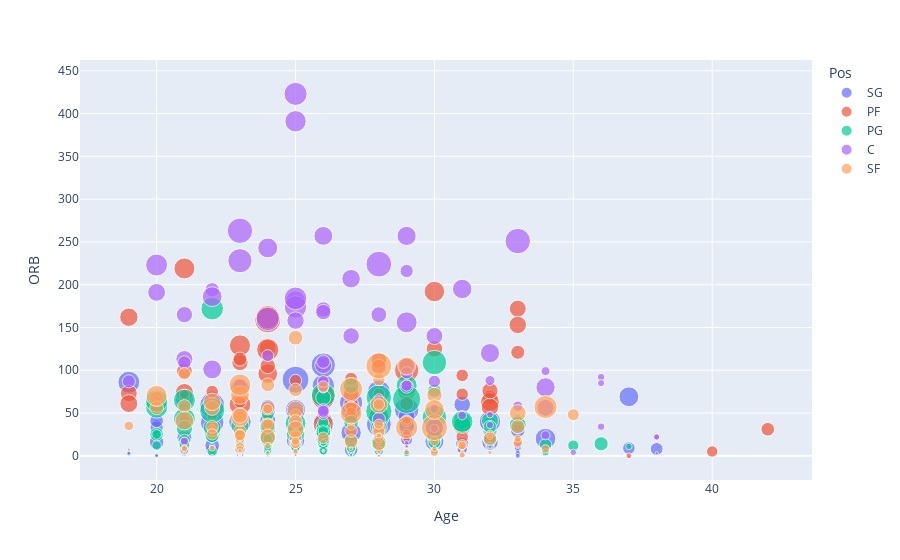

The cell this chart's notebook holds for it:
### Markdown cell above
We now check if the players become less offensive or defensive as they grow old.

### Code cell
# Taking only those players whose positon was fixed. 
df_drop_multipos=df[df['Pos'].isin(['SG','PF','PG','C','SF'])]
# scatter ploting for the remaining data
fig = px.scatter(df_drop_multipos, x="Age", y="ORB", color="Pos", size='FG',hover_data=['DRB'])
fig.show()

### Figure 1 — Plotly figure (JSON) as saved in the notebook; plotly's stock layout.template omitted (floating-point values rounded to 4 significant figures; data arrays with more than 128 entries replaced by an {"elided": "..."} marker saying what was removed)
{"data": [{"customdata": {"elided": "165x1 int values"}, "hovertemplate": "Pos=SG<br>Age=%{x}<br>ORB=%{y}<br>FG=%{marker.size}<br>DRB=%{customdata[0]}<extra></extra>", "legendgroup": "SG", "marker": {"color": "#636efa", "size": {"elided": "165 int values"}, "sizemode": "area", "sizeref": 2.107, "symbol": "circle"}, "mode": "markers", "name": "SG", "orientation": "v", "showlegend": true, "type": "scatter", "x": {"elided": "165 int values"}, "xaxis": "x", "y": {"elided": "165 int values"}, "yaxis": "y"}, {"customdata": {"elided": "132x1 int values"}, "hovertemplate": "Pos=PF<br>Age=%{x}<br>ORB=%{y}<br>FG=%{marker.size}<br>DRB=%{customdata[0]}<extra></extra>", "legendgroup": "PF", "marker": {"color": "#EF553B", "size": {"elided": "132 int values"}, "sizemode": "area", "sizeref": 2.107, "symbol": "circle"}, "mode": "markers", "name": "PF", "orientation": "v", "showlegend": true, "type": "scatter", "x": {"elided": "132 int values"}, "xaxis": "x", "y": {"elided": "132 int values"}, "yaxis": "y"}, {"customdata": [[49], [192], [162], [13], [197], [82], [51], [312], [280], [16], [69], [26], [144], [71], [47], [24], [49], [52], [44], [5], [52], [51], [10], [41], [47], [196], [199], [135], [324], [71], [10], [61], [140], [91], [168], [52], [30], [96], [261], [127], [105], [22], [175], [2], [53], [79], [452], [100], [14], [11], [3], [109], [15], [94], [62], [264], [1], [109], [171], [139], [102], [37], [111], [240], [49], [8], [41], [23], [303], [157], [103], [54], [75], [271], [8], [0], [86], [84], [2], [37], [146], [109], [158], [159], [163], [252], [82], [56], [75], [86], [69], [229], [59], [43], [16], [171], [46], [209], [107], [275], [210], [262], [197], [246], [179], [525], [123], [79], [44], [122], [15], [90], [13], [291], [146], [309], [101], [81], [38], [698], [212], [198], [86], [112], [237]], "hovertemplate": "Pos=PG<br>Age=%{x}<br>ORB=%{y}<br>FG=%{marker.size}<br>DRB=%{customdata[0]}<extra></extra>", "legendgroup": "PG", "marker": {"color": "#00cc96", "size": [38, 187, 318, 10, 185, 161, 82, 194, 470, 5, 55, 23, 264, 236, 148, 88, 45, 64, 51, 11, 56, 46, 25, 21, 77, 308, 490, 204, 632, 98, 6, 92, 366, 179, 215, 101, 55, 153, 505, 116, 88, 28, 341, 6, 74, 92, 843, 132, 16, 12, 3, 170, 55, 115, 105, 604, 8, 194, 441, 217, 171, 46, 185, 226, 99, 11, 88, 38, 681, 238, 180, 58, 109, 304, 8, 4, 163, 161, 2, 71, 220, 100, 282, 346, 330, 513, 169, 74, 95, 114, 213, 302, 96, 69, 27, 179, 91, 175, 363, 258, 295, 659, 257, 457, 519, 540, 278, 157, 121, 205, 22, 176, 17, 204, 246, 731, 245, 92, 50, 630, 260, 242, 127, 115, 525], "sizemode": "area", "sizeref": 2.107, "symbol": "circle"}, "mode": "markers", "name": "PG", "orientation": "v", "showlegend": true, "type": "scatter", "x": [22, 24, 31, 22, 21, 34, 30, 30, 29, 19, 22, 28, 22, 26, 26, 26, 37, 27, 27, 27, 23, 27, 27, 27, 24, 31, 31, 25, 30, 28, 28, 28, 25, 32, 24, 23, 34, 25, 21, 28, 28, 28, 20, 23, 23, 26, 29, 35, 24, 24, 24, 32, 32, 32, 22, 26, 24, 20, 28, 26, 26, 26, 22, 27, 27, 27, 27, 26, 28, 30, 30, 30, 33, 32, 25, 28, 28, 28, 28, 24, 26, 20, 30, 23, 22, 21, 27, 26, 20, 21, 36, 33, 24, 24, 24, 24, 25, 32, 30, 24, 28, 22, 27, 25, 20, 22, 21, 21, 21, 30, 23, 30, 31, 30, 24, 28, 28, 24, 29, 30, 24, 26, 26, 26, 20], "xaxis": "x", "y": [11, 27, 41, 2, 54, 13, 11, 76, 82, 9, 5, 5, 25, 28, 15, 13, 11, 6, 5, 0, 14, 19, 3, 16, 20, 36, 40, 22, 45, 6, 0, 6, 26, 20, 19, 16, 4, 13, 43, 41, 32, 9, 57, 1, 10, 19, 66, 12, 6, 4, 2, 39, 12, 27, 5, 71, 2, 25, 45, 34, 19, 15, 23, 39, 10, 1, 9, 4, 68, 22, 16, 6, 42, 41, 1, 0, 18, 18, 0, 6, 28, 25, 24, 35, 33, 65, 18, 6, 12, 12, 14, 36, 13, 10, 3, 49, 10, 34, 33, 32, 33, 53, 82, 38, 57, 172, 32, 18, 14, 23, 9, 16, 3, 37, 21, 52, 15, 20, 3, 109, 35, 68, 39, 29, 64], "yaxis": "y"}, {"customdata": [[369], [432], [493], [481], [506], [169], [152], [129], [111], [341], [220], [497], [215], [183], [215], [204], [498], [26], [478], [375], [230], [809], [711], [153], [29], [124], [353], [139], [48], [547], [399], [148], [115], [105], [10], [351], [24], [55], [194], [89], [338], [445], [100], [637], [124], [402], [290], [112], [266], [184], [223], [363], [146], [80], [79], [178], [97], [81], [371], [95], [105], [96], [9], [384], [180], [505], [90], [196], [166], [4], [359], [271], [504], [26], [2], [138], [691], [430], [313], [162], [151], [736], [68], [4], [560], [51], [223], [13]], "hovertemplate": "Pos=C<br>Age=%{x}<br>ORB=%{y}<br>FG=%{marker.size}<br>DRB=%{customdata[0]}<extra></extra>", "legendgroup": "C", "marker": {"color": "#ab63fa", "size": [481, 280, 684, 335, 509, 117, 105, 99, 91, 309, 180, 412, 61, 53, 189, 178, 530, 15, 186, 259, 189, 561, 580, 156, 25, 131, 363, 95, 43, 390, 303, 87, 42, 41, 1, 546, 11, 31, 153, 60, 387, 464, 79, 616, 138, 375, 251, 124, 320, 132, 217, 355, 304, 47, 59, 160, 85, 75, 400, 55, 92, 74, 15, 249, 110, 420, 69, 212, 85, 2, 262, 290, 413, 15, 2, 146, 681, 380, 301, 149, 152, 701, 71, 7, 388, 65, 190, 16], "sizemode": "area", "sizeref": 2.107, "symbol": "circle"}, "mode": "markers", "name": "C", "orientation": "v", "showlegend": true, "type": "scatter", "x": [25, 21, 33, 20, 20, 20, 32, 24, 26, 21, 19, 25, 36, 36, 21, 28, 25, 22, 29, 29, 29, 25, 24, 29, 29, 29, 27, 26, 35, 34, 34, 34, 38, 38, 38, 25, 38, 28, 24, 36, 32, 29, 31, 23, 25, 26, 26, 26, 25, 26, 22, 30, 30, 32, 21, 30, 30, 30, 31, 32, 28, 28, 28, 26, 33, 24, 28, 23, 34, 21, 28, 27, 22, 32, 32, 26, 23, 22, 26, 26, 26, 28, 21, 22, 29, 23, 26, 29], "xaxis": "x", "y": [391, 165, 251, 191, 223, 64, 88, 55, 79, 113, 87, 181, 92, 85, 109, 43, 174, 10, 216, 105, 81, 423, 160, 97, 15, 82, 207, 79, 4, 80, 56, 24, 22, 22, 0, 184, 3, 16, 117, 34, 120, 156, 47, 228, 39, 257, 171, 86, 158, 49, 194, 33, 140, 48, 17, 87, 55, 32, 195, 36, 67, 60, 4, 168, 58, 243, 29, 82, 99, 2, 165, 140, 186, 11, 2, 87, 263, 101, 106, 54, 52, 224, 17, 0, 257, 48, 110, 11], "yaxis": "y"}, {"customdata": [[16], [60], [203], [139], [321], [129], [192], [133], [167], [67], [319], [72], [300], [50], [13], [37], [208], [256], [22], [110], [185], [116], [98], [43], [22], [165], [60], [105], [174], [6], [5], [324], [53], [464], [122], [80], [42], [251], [363], [523], [192], [211], [5], [99], [227], [115], [154], [204], [226], [147], [168], [121], [47], [408], [6], [6], [183], [150], [33], [60], [44], [16], [144], [23], [33], [190], [161], [361], [116], [86], [14], [72], [82], [92], [166], [411], [82], [56], [26], [114], [4], [27], [26], [102], [5], [4], [263], [312], [254], [105], [149], [66], [38], [260], [191], [69], [14], [54], [27], [115], [22], [128], [407], [177], [143], [33], [27], [269], [164], [47], [292]], "hovertemplate": "Pos=SF<br>Age=%{x}<br>ORB=%{y}<br>FG=%{marker.size}<br>DRB=%{customdata[0]}<extra></extra>", "legendgroup": "SF", "marker": {"color": "#FFA15A", "size": [11, 64, 150, 183, 294, 86, 208, 141, 185, 60, 253, 47, 522, 53, 20, 33, 242, 237, 49, 97, 344, 96, 86, 23, 13, 156, 50, 106, 160, 8, 5, 318, 59, 721, 138, 104, 34, 228, 409, 707, 189, 191, 4, 68, 200, 118, 96, 151, 362, 113, 217, 125, 92, 558, 9, 8, 171, 133, 38, 45, 35, 10, 160, 26, 12, 202, 216, 560, 207, 82, 13, 69, 194, 207, 134, 506, 112, 70, 42, 189, 11, 46, 44, 91, 12, 9, 163, 360, 375, 132, 243, 68, 29, 299, 202, 97, 19, 74, 29, 71, 29, 163, 466, 262, 297, 16, 15, 498, 107, 44, 324], "sizemode": "area", "sizeref": 2.107, "symbol": "circle"}, "mode": "markers", "name": "SF", "orientation": "v", "showlegend": true, "type": "scatter", "x": [21, 25, 25, 21, 33, 33, 33, 26, 28, 23, 30, 25, 29, 32, 32, 32, 22, 20, 23, 19, 29, 23, 30, 31, 23, 28, 28, 28, 28, 26, 26, 28, 33, 30, 28, 28, 28, 25, 30, 28, 25, 23, 22, 27, 24, 25, 22, 35, 21, 24, 23, 23, 23, 34, 23, 23, 22, 22, 22, 31, 31, 31, 21, 25, 23, 20, 24, 27, 24, 23, 23, 23, 32, 27, 26, 27, 31, 31, 31, 28, 25, 21, 21, 25, 28, 28, 25, 23, 23, 23, 23, 30, 30, 25, 25, 25, 23, 25, 25, 34, 29, 27, 20, 24, 25, 27, 24, 23, 24, 24, 22], "xaxis": "x", "y": [3, 24, 48, 58, 50, 16, 34, 21, 32, 16, 71, 26, 33, 26, 4, 22, 56, 67, 9, 35, 105, 42, 17, 4, 8, 28, 7, 21, 89, 6, 5, 60, 20, 33, 60, 37, 23, 138, 54, 105, 77, 28, 0, 34, 83, 25, 31, 48, 41, 37, 44, 25, 19, 57, 2, 2, 34, 25, 9, 12, 10, 2, 96, 11, 16, 56, 56, 78, 35, 11, 4, 7, 20, 17, 81, 50, 13, 12, 1, 14, 1, 9, 8, 14, 0, 0, 22, 45, 71, 24, 47, 4, 8, 54, 40, 14, 6, 17, 5, 8, 4, 29, 70, 22, 31, 8, 4, 83, 55, 12, 63], "yaxis": "y"}], "layout": {"legend": {"itemsizing": "constant", "title": {"text": "Pos"}, "tracegroupgap": 0}, "margin": {"t": 60}, "xaxis": {"anchor": "y", "domain": [0, 1], "title": {"text": "Age"}}, "yaxis": {"anchor": "x", "domain": [0, 1], "title": {"text": "ORB"}}}}
